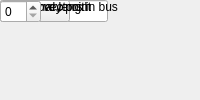
<?xml version="1.0" encoding="UTF-8"?>
<ui version="4.0">
 <class>MainWindow</class>
 <widget class="QMainWindow" name="MainWindow">
  <property name="windowTitle"><string>Fixed to Float</string></property>
  <widget class="QWidget" name="centralwidget">
   <!-- NOTE: this is a simplified structural mirror of the generated
        <module>_ui.py, not a full round-trip Designer file. Regenerate
        both from the same spec if you need to edit layout by hand. -->
       <widget class="QLabel" name="label_name">
     <property name="text"><string>Block name</string></property>
    </widget>
       <widget class="QLineEdit" name="name"/>
       <widget class="QLabel" name="label_float_type">
     <property name="text"><string>float type</string></property>
    </widget>
       <widget class="QComboBox" name="float_type">
     <item><property name="text"><string>Single</string></property></item>
     <item><property name="text"><string>Double</string></property></item>
    </widget>
       <widget class="QLabel" name="label_n_bits_in">
     <property name="text"><string>input word length</string></property>
    </widget>
       <widget class="QSpinBox" name="n_bits_in"/>
       <widget class="QLabel" name="label_bin_pt">
     <property name="text"><string>input binary point</string></property>
    </widget>
       <widget class="QSpinBox" name="bin_pt"/>
       <widget class="QLabel" name="label_num_vec">
     <property name="text"><string>number vectors in bus</string></property>
    </widget>
       <widget class="QSpinBox" name="num_vec"/>
       <widget class="QLabel" name="label_csp_latency">
     <property name="text"><string>Latency</string></property>
    </widget>
       <widget class="QSpinBox" name="csp_latency"/>
  </widget>
 </widget>
 <resources/>
 <connections/>
</ui>
